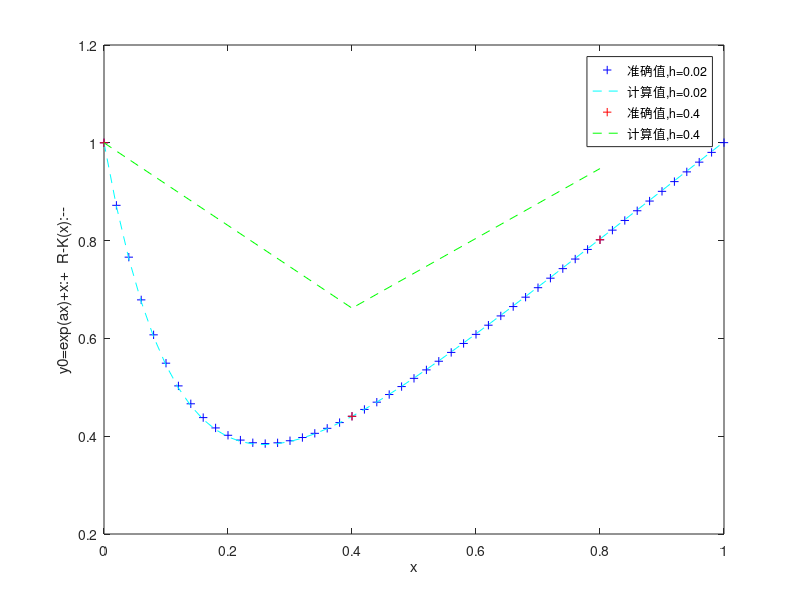

This chart was generated by the following MATLAB code:
function test3
%数值实验5.1：常微分方程性态和R-K法稳定性实验

input=inputdlg({'请输入[-50,50]间的参数a：'},'test3',1,{'-8'});
a=str2double(char(input));
if((a<-50)||(a>50))
    errordlg('ERROR:参数a输入错误!')
    return;
end

input=inputdlg({'请输入(0,1)之间的步长h：'},'test3',1,{'0.02'});
h=str2double(char(input));
if((h<=0)||(h>=1))
    errordlg('ERROR:参数h输入错误!')
    return;
end

h=0.02
x=0:h:1;
y=x;
N=length(x);
y(1)=1;
func=inline('1+(y-x).*a');
for n=1:N-1
    k1=func(a,x(n),y(n));
    k2=func(a,x(n)+h/2,y(n)+k1*h/2);
    k3=func(a,x(n)+h/2,y(n)+k2*h/2);
    k4=func(a,x(n)+h,y(n)+k3*h/2);
    y(n+1)=y(n)+h*(k1+2*k2+2*k3+k4)/6;
end
y0=exp(a*x)+x;
plot(x,y0,'b+');
hold on;
plot(x,y,'c--');
hold on;
disp(['参数a：',sprintf('%g',a)])
disp(['步长h：',sprintf('%g',h)])
disp('精确值：')
disp(y0)
disp('计算值')
disp(y)

h=0.4;
x=0:h:1;
y=x;
N=length(x);
y(1)=1;
func=inline('1+(y-x).*a');
for n=1:N-1
    k1=func(a,x(n),y(n));
    k2=func(a,x(n)+h/2,y(n)+k1*h/2);
    k3=func(a,x(n)+h/2,y(n)+k2*h/2);
    k4=func(a,x(n)+h,y(n)+k3*h/2);
    y(n+1)=y(n)+h*(k1+2*k2+2*k3+k4)/6;
end
y0=exp(a*x)+x;
plot(x,y0,'r+');
hold on;
plot(x,y,'g--');
hold on;
disp(['参数a：',sprintf('%g',a)])
disp(['步长h：',sprintf('%g',h)])
disp('精确值：')
disp(y0)
disp('计算值')
disp(y)

xlabel('x');
ylabel('y0=exp(ax)+x:+  R-K(x):--');
legend('准确值,h=0.02','计算值,h=0.02','准确值,h=0.4','计算值,h=0.4')
